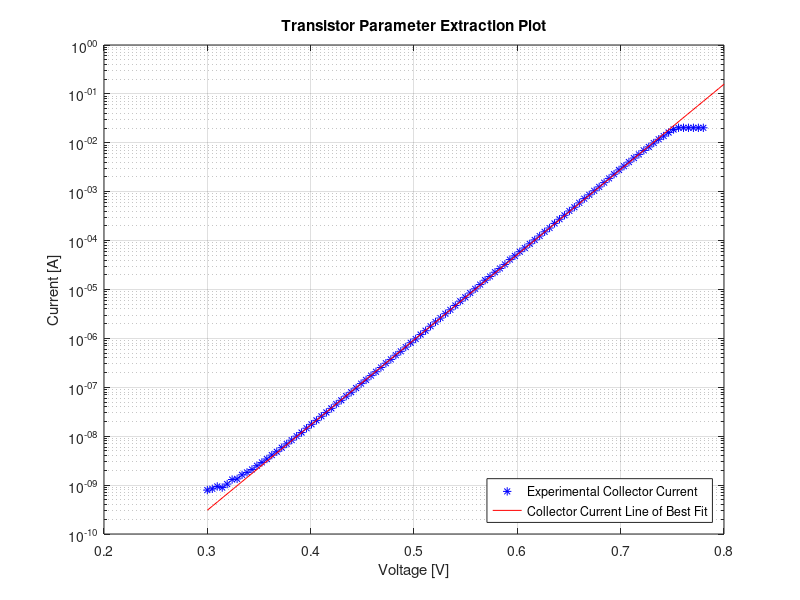
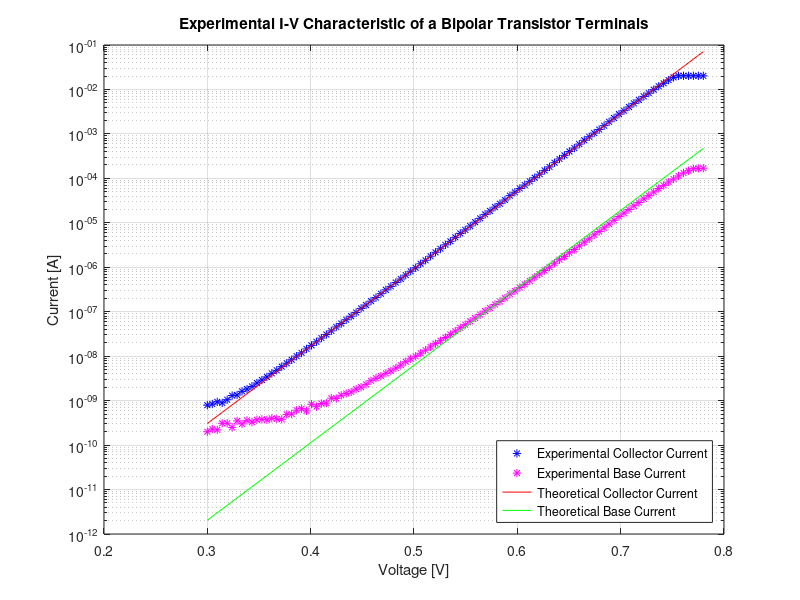
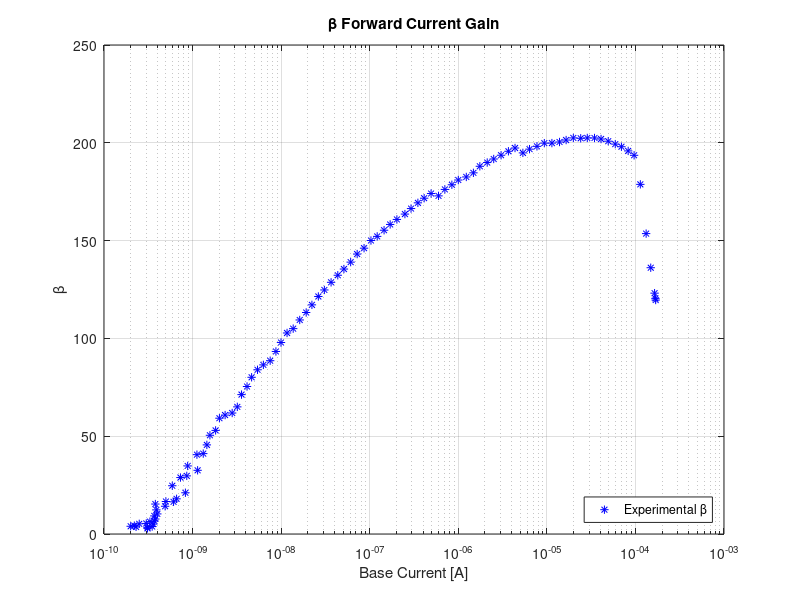
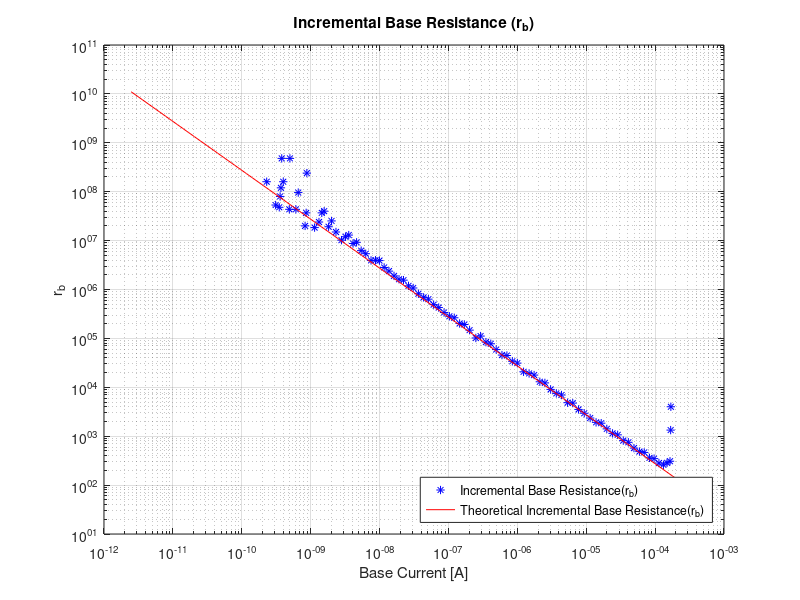

Reproduce these figures in MATLAB, in order.
%% Experiment 1
Experiment_1 = load('Experiment_1_NEW.mat');
Experiment_1.Ib = fliplr(Experiment_1.Ib);
Experiment_1.Ib = Experiment_1.Ib + 1.350e-09;
Experiment_1.Ie = (-1)*fliplr(Experiment_1.Ie);
Experiment_1.Vb = fliplr(Experiment_1.Vb);
Experiment_1.Ic = Experiment_1.Ie - Experiment_1.Ib;

Theoretical_1.Vb = Experiment_1.Vb(22:95);
x = linspace(0.3, 0.8, 100);
fit = polyfit(Theoretical_1.Vb,log(Experiment_1.Ic(22:95)),1);
line = exp(fit(1) * x + fit(2));

%U_T = (0.026);
U_T = 1/(fit(1));
I_s = exp(fit(2));

% Beta is assumed to be 100~.
Theoretical_Beta = 150;
Theoretical_1.Ib = (I_s./Theoretical_Beta)*exp(Experiment_1.Vb/U_T);
Theoretical_1.Ic = I_s*exp((Experiment_1.Vb)/U_T);
Theoretical_1.Ie = Theoretical_1.Ic + Theoretical_1.Ib;
Theoretical_1.rb = diff(Experiment_1.Vb)./diff(Theoretical_1.Ib);
Theoretical_1.gm = diff(Theoretical_1.Ic)./diff(Experiment_1.Vb);

figure
semilogy(Experiment_1.Vb,Experiment_1.Ic,'b*')
hold on
semilogy(x,line,'r-');
title('Transistor Parameter Extraction Plot')
xlabel('Voltage [V]')
ylabel('Current [A]')
legend('Experimental Collector Current','Collector Current Line of Best Fit','Location','Southeast')
grid on
hold off

figure
semilogy(Experiment_1.Vb,Experiment_1.Ic,'b*')
hold on
semilogy(Experiment_1.Vb,Experiment_1.Ib,'m*')
semilogy(Experiment_1.Vb,Theoretical_1.Ic,'r-')
semilogy(Experiment_1.Vb,Theoretical_1.Ib,'g-')
title('Experimental I-V Characteristic of a Bipolar Transistor Terminals')
xlabel('Voltage [V]')
ylabel('Current [A]')
legend('Experimental Collector Current','Experimental Base Current','Theoretical Collector Current','Theoretical Base Current','Location','Southeast')
grid on
hold off

% If we want to plot a range of Currents
% figure
% semilogy(Experiment_1.Vb(16:55),Experiment_1.Ic(16:55),'b*')
% hold on
% semilogy(Experiment_1.Vb(16:55),Experiment_1.Ib(16:55),'r*')
% semilogy(x(16:end),line(16:end),'g-','LineWidth',1.5);
% semilogy(Experiment_1.Vb(16:55),theoretical_Ic(16:55),'g*')
% title('Experimental I-V Characteristic of a Bipolar Transistor Terminals')
% xlabel('Voltage [V]')
% ylabel('Current [A]')
% legend('Experimental Collector Current','Experimental Base Current','Base Current Line of Best Fit','Location','Southeast')
% grid on
% hold off

figure
semilogx(Experiment_1.Ib,Experiment_1.Ic./Experiment_1.Ib,'b*')
hold on
title('\beta Forward Current Gain')
xlabel('Base Current [A]')
ylabel('\beta')
legend('Experimental \beta','Location','Southeast')
grid on
hold off

figure
loglog(Experiment_1.Ib(2:end),diff(Experiment_1.Vb)./diff(Experiment_1.Ib),'b*')
hold on
loglog(Theoretical_1.Ib(2:end),diff(Experiment_1.Vb)./diff(Theoretical_1.Ib),'r-')
title('Incremental Base Resistance (r_{b})')
xlabel('Base Current [A]')
ylabel('r_{b}')
legend('Incremental Base Resistance(r_{b})','Theoretical Incremental Base Resistance(r_{b})','Location','Southeast')
grid on
hold off

figure
loglog(Experiment_1.Ic(2:end),diff(Experiment_1.Ic)./diff(Experiment_1.Vb),'b*')
hold on
loglog(Theoretical_1.Ic(2:end),diff(Theoretical_1.Ic)./diff(Experiment_1.Vb),'r-')
title('Incremental Transconductance Gain (g_{m})')
xlabel('Collector Current [A]')
ylabel('g_{m}')
legend('Experimental Incremental Transconductance Gain (g_{m})','Theoretical Incremental Transconductance Gain (g_{m})','Location','Southeast')
grid on
hold off

%% Experiment 2
% Find U_T and I_s for the didoe

U_T = 0.024923146021446;

Experiment_2_200 = load('Experiment_2-200_NEW.mat');
Experiment_2_200.Ib = fliplr(Experiment_2_200.Ib)+5.4e-9;
Experiment_2_200.Ie = (-1)*fliplr(Experiment_2_200.Ie);
Experiment_2_200.Vb = fliplr(Experiment_2_200.Vb);

x200 = linspace(0.35,0.75,200);
fit200 = polyfit(Experiment_2_200.Vb(8:13),log(Experiment_2_200.Ie(8:13)),1);
line200 = exp(fit200(1)*x200 + fit200(2));
slope200 = fit200(1);
intercept200 = exp(fit200(2));

Experiment_2_2k = load('Experiment_2-2k_NEW.mat');
Experiment_2_2k.Ib = fliplr(Experiment_2_2k.Ib)+4.77e-10;
Experiment_2_2k.Ie = (-1)*fliplr(Experiment_2_2k.Ie);
Experiment_2_2k.Vb = fliplr(Experiment_2_2k.Vb);

x2k = linspace(0.35,0.65,200);
fit2k = polyfit(Experiment_2_2k.Vb(8:13),log(Experiment_2_2k.Ie(8:13)),1);
line2k = exp(fit2k(1)*x2k + fit2k(2));
slope2k = fit2k(1);
intercept2k = exp(fit2k(2));

Experiment_2_20k = load('Experiment_2-20k_NEW.mat');
Experiment_2_20k.Ib = fliplr(Experiment_2_20k.Ib)+1e-8;
Experiment_2_20k.Ie = (-1)*fliplr(Experiment_2_20k.Ie);
Experiment_2_20k.Vb = fliplr(Experiment_2_20k.Vb);

x20k = linspace(0.4,0.65,200);
fit20k = polyfit(Experiment_2_20k.Vb(9:13),log(Experiment_2_20k.Ie(9:13)),1);
line20k = exp(fit20k(1)*x20k + fit20k(2));
slope20k = fit20k(1);
intercept20k = exp(fit20k(2));

Experiment_2_200.Ic = Experiment_2_200.Ie - Experiment_2_200.Ib;
Experiment_2_2k.Ic = Experiment_2_2k.Ie - Experiment_2_2k.Ib;
Experiment_2_20k.Ic = Experiment_2_20k.Ie - Experiment_2_20k.Ib;

figure
semilogy(Experiment_2_200.Vb,Experiment_2_200.Ic,'b*')
hold on
semilogy(Experiment_2_2k.Vb,Experiment_2_2k.Ic,'g*')
semilogy(Experiment_2_20k.Vb,Experiment_2_20k.Ic,'m*')
semilogy(x200,line200,'r-');
semilogy(x2k,line2k,'k-');
semilogy(x20k,line20k,'c-');
title('Emitter-Degenerated Bipolar Collector Current Characteristics')
xlabel('Base Voltage [V]')
ylabel('Collector Current [A]')
legend('Experimental R = 200 \Omega','Experimental R = 2k \Omega','Experimental R = 20k \Omega',...
    'Theoretical R = 200 \Omega','Theoretical R = 2k \Omega','Theoretical R = 20k \Omega','Location','Southeast')
grid on
hold off

x200Ic = linspace(0.6,4.85,200);
fit200Ic = polyfit(Experiment_2_200.Vb(13:98),(Experiment_2_200.Ic(13:98)),1);
line200Ic = (fit200Ic(1)*x200Ic + fit200Ic(2));
slope200Ic = fit200Ic(1);
intercept200Ic = (fit200Ic(2));

figure
plot(Experiment_2_200.Vb,Experiment_2_200.Ic,'b*')
hold on
plot(x200Ic,line200Ic,'r-')
title('Emitter-Degenerated Bipolar Collector Current Characteristics R = 200 \Omega')
xlabel('Base Voltage [V]')
ylabel('Collector Current [A]')
legend('Experimental R = 200 \Omega','Theoretical R = 200 \Omega','Location','Southeast')
grid on
hold off

x2kIc = linspace(0.6,4.85,200);
fit2kIc = polyfit(Experiment_2_2k.Vb(13:98),(Experiment_2_2k.Ic(13:98)),1);
line2kIc = (fit2kIc(1)*x2kIc + fit2kIc(2));
slope2kIc = fit2kIc(1);
intercept2kIc = (fit2kIc(2));

figure
plot(Experiment_2_2k.Vb,Experiment_2_2k.Ic,'b*')
hold on
plot(x2kIc,line2kIc,'r-')
title('Emitter-Degenerated Bipolar Collector Current Characteristics R = 2k \Omega')
xlabel('Base Voltage [V]')
ylabel('Collector Current [A]')
legend('Experimental R = 2k \Omega','Theoretical R = 2k \Omega','Location','Southeast')
grid on
hold off

x20kIc = linspace(0.6,4.85,200);
fit20kIc = polyfit(Experiment_2_20k.Vb(13:98),(Experiment_2_20k.Ic(13:98)),1);
line20kIc = (fit20kIc(1)*x20kIc + fit20kIc(2));
slope20kIc = fit20kIc(1);
intercept20kIc = (fit20kIc(2));

figure
plot(Experiment_2_20k.Vb,Experiment_2_20k.Ic,'b*')
hold on
plot(x20kIc,line20kIc,'r-')
title('Emitter-Degenerated Bipolar Collector Current Characteristics with R = 20k \Omega')
xlabel('Base Voltage [V]')
ylabel('Collector Current [A]')
legend('Experimental R = 20k \Omega','Theoretical R = 20k \Omega','Location','Southeast')
grid on
hold off

x20kIc = linspace(0.6,4.85,200);
fit20kIc = polyfit(Experiment_2_20k.Vb(13:98),(Experiment_2_20k.Ic(13:98)),1);
line20kIc = (fit20kIc(1)*x20kIc + fit20kIc(2));
slope20kIc = fit20kIc(1);
intercept20kIc = (fit20kIc(2));

Theoretical_Beta = 150;
% Rb for each resistor
figure
loglog(Experiment_2_200.Ib,Theoretical_Beta*200*(1 + U_T./(200*Theoretical_Beta*Experiment_2_200.Ib)),'b*')
hold on
title('Incremental Base Resistance(R_{b}) of Degenerated Bipolar Transistor Terminals with R = 200 \Omega')
xlabel('Base Current [A]')
ylabel('R_{b}')
legend('Incremental Base Resistance(R_{b})','Theoretical Incremental Base Resistance(R_{b})','Location','Southeast')
grid on
hold off

figure
loglog(Experiment_2_2k.Ib,Theoretical_Beta*2000*(1 + U_T./(2000*Theoretical_Beta*Experiment_2_2k.Ib)),'b*')
hold on
title('Incremental Base Resistance(R_{b}) of Degenerated Bipolar Transistor Terminals with R = 2 k\Omega')
xlabel('Base Current [A]')
ylabel('R_{b}')
legend('Incremental Base Resistance(R_{b})','Theoretical Incremental Base Resistance(R_{b})','Location','Southeast')
grid on
hold off

figure
loglog(Experiment_2_20k.Ib,Theoretical_Beta*20000*(1 + U_T./(20000*Theoretical_Beta*Experiment_2_20k.Ib)),'b*')
hold on
title('Incremental Base Resistance(R_{b}) of Degenerated Bipolar Transistor Terminals with R = 20 k\Omega')
xlabel('Base Current [A]')
ylabel('R_{b}')
legend('Incremental Base Resistance(R_{b})','Theoretical Incremental Base Resistance(R_{b})','Location','Southeast')
grid on
hold off

% Gm for each resistor
figure
loglog(Experiment_2_200.Ic,(1/200)*(1+((U_T/200)./Experiment_2_200.Ic)),'b*')
hold on
title('Incremental Transconductance Gain (G_{m}) of Degenerated Bipolar Transistor with R = 200 \Omega')
xlabel('Collector Current [A]')
ylabel('G_{m}')
legend('Experimental Incremental Transconductance Gain (G_{m})','Theoretical Incremental Transconductance Gain (G_{m})','Location','Southeast')
grid on
hold off

figure
loglog(Experiment_2_2k.Ic,(1/2000)*(1+((U_T/2000)./Experiment_2_2k.Ic)),'b*')
hold on
title('Incremental Transconductance Gain (G_{m}) of Degenerated Bipolar Transistor with R = 2 k\Omega')
xlabel('Collector Current [A]')
ylabel('G_{m}')
legend('Experimental Incremental Transconductance Gain (G_{m})','Theoretical Incremental Transconductance Gain (G_{m})','Location','Southeast')
grid on
hold off

figure
loglog(Experiment_2_20k.Ic,(1/20000)*(1+((U_T/20000)./Experiment_2_20k.Ic)),'b*')
hold on
title('Incremental Transconductance Gain (G_{m}) of Degenerated Bipolar Transistor with R = 20 k\Omega')
xlabel('Collector Current [A]')
ylabel('G_{m}')
legend('Experimental Incremental Transconductance Gain (G_{m})','Theoretical Incremental Transconductance Gain (G_{m})','Location','Southeast')
grid on
hold off

%% Experiment 3

%--
Experiment_1 = load('Experiment_1_NEW.mat');
Experiment_1.Ib = fliplr(Experiment_1.Ib);
Experiment_1.Ib = Experiment_1.Ib + 1.350e-09;
Experiment_1.Ie = (-1)*fliplr(Experiment_1.Ie);
Experiment_1.Vb = fliplr(Experiment_1.Vb);
Experiment_1.Ic = Experiment_1.Ie - Experiment_1.Ib;
Theoretical_1.Vb = Experiment_1.Vb(16:37);
x = linspace(0.3, 0.8, 100);
fit = polyfit(Theoretical_1.Vb,log(Experiment_1.Ic(16:37)),1);
line = exp(fit(1) * x + fit(2));
U_T = 1/(fit(1));
I_s = exp(fit(2));
%--

Experiment_3 = load('Experiment_3-20k_NEW.mat');
Experiment_3.Ib = fliplr(Experiment_3.Ib);
Experiment_3.Vb = fliplr(Experiment_3.Vb);
Experiment_3.Ve = fliplr(Experiment_3.Ve);

x = linspace(0.5,5,200);
fit2 = polyfit(Experiment_3.Vb(11:end),Experiment_3.Ve(11:end),1);
line2 = fit2(1)*x + fit2(2);
slope2 = fit2(1);
intercept2 = fit2(2);

figure
plot(Experiment_3.Vb(1:2:end),Experiment_3.Ve(1:2:end),'b*')
hold on
plot(x, line2, 'r-');
xlabel('V_{in} [V]')
ylabel('V_{out} [V]')
title('Voltage Transfer Characteristics for Common-Collector Amplifier Circuit')
legend('Experimental V_{in} vs. V_{out}','Theoretical V_{in} vs. V_{out}','Location','Southeast')
%legend('Experimental R_1 = 51 k\Omega','Experimental R_1 = 60 k\Omega','Experimental R_1 = 71 k\Omega','Location','Northwest')
grid on
hold off



%% Experiment 4

%--
Experiment_1 = load('Experiment_1_NEW.mat');
Experiment_1.Ib = fliplr(Experiment_1.Ib);
Experiment_1.Ib = Experiment_1.Ib + 1.350e-09;
Experiment_1.Ie = (-1)*fliplr(Experiment_1.Ie);
Experiment_1.Vb = fliplr(Experiment_1.Vb);
Experiment_1.Ic = Experiment_1.Ie - Experiment_1.Ib;
Theoretical_1.Vb = Experiment_1.Vb(16:37);
x = linspace(0.3, 0.8, 100);
fit = polyfit(Theoretical_1.Vb,log(Experiment_1.Ic(16:37)),1);
line = exp(fit(1) * x + fit(2));
U_T = 1/(fit(1));
I_s = exp(fit(2));
%--

Experiment_4_51k = load('Experiment_4-51k.mat');
Experiment_4_51k.Ib = fliplr(Experiment_4_51k.Ib);
Experiment_4_51k.Vb = fliplr(Experiment_4_51k.Vb);
Experiment_4_51k.Vout = fliplr(Experiment_4_51k.Vout);

x51 = linspace(0.5,3.6,200);
fit51 = polyfit(Experiment_4_51k.Vb(10:70),Experiment_4_51k.Vout(10:70),1);
line51 = fit51(1)*x51 + fit51(2);
slope51 = fit51(1);
intercept51 = fit51(2);

x512 = linspace(3.5,5,200);
fit512 = polyfit(Experiment_4_51k.Vb(70:end),Experiment_4_51k.Vout(70:end),1);
line512 = fit512(1)*x512 + fit512(2); 
slope512 = fit512(1);
intercept512 = fit512(2);

Experiment_4_60k = load('Experiment_4-60k.mat');
Experiment_4_60k.Ib = fliplr(Experiment_4_60k.Ib);
Experiment_4_60k.Vb = fliplr(Experiment_4_60k.Vb);
Experiment_4_60k.Vout = fliplr(Experiment_4_60k.Vout);

x60 = linspace(0.5,3.3,200);
fit60 = polyfit(Experiment_4_60k.Vb(10:70),Experiment_4_60k.Vout(10:70),1);
line60 = fit60(1)*x60 + fit60(2);
slope60= fit60(1);
intercept60 = fit60(2);

x602 = linspace(3.3,5,200);
fit602 = polyfit(Experiment_4_60k.Vb(70:end),Experiment_4_60k.Vout(70:end),1);
line602 = fit602(1)*x602 + fit602(2); 
slope602 = fit602(1);
intercept602 = fit602(2);

Experiment_4_71k = load('Experiment_4-71k.mat');
Experiment_4_71k.Ib = fliplr(Experiment_4_71k.Ib);
Experiment_4_71k.Vb = fliplr(Experiment_4_71k.Vb);
Experiment_4_71k.Vout = fliplr(Experiment_4_71k.Vout);

x71 = linspace(0.5,3.1,200);
fit71 = polyfit(Experiment_4_71k.Vb(10:60),Experiment_4_71k.Vout(10:60),1);
line71 = fit71(1)*x71 + fit71(2);
slope71= fit71(1);
intercept71 = fit71(2);

x712 = linspace(3.1,5,200);
fit712 = polyfit(Experiment_4_71k.Vb(60:end),Experiment_4_71k.Vout(60:end),1);
line712 = fit712(1)*x712 + fit712(2); 
slope712 = fit712(1);
intercept712 = fit712(2);

figure
plot(Experiment_4_51k.Vb,Experiment_4_51k.Vout,'b*')
hold on
plot(x51, line51, 'r-');
plot(x512, line512, 'r-');
plot(Experiment_4_60k.Vb,Experiment_4_60k.Vout,'g*')
plot(x60, line60, 'k-');
plot(x602, line602, 'k-');
plot(Experiment_4_71k.Vb,Experiment_4_71k.Vout,'m*')
plot(x71, line71, 'c-');
plot(x712, line712, 'c-');
plot(Experiment_3.Vb(1:2:end),Experiment_3.Ve(1:2:end),'y*')
xlabel('V_{in} [V]')
ylabel('V_{out} [V]')
title('Voltage Transfer Characteristics for Inverter Circuit')
legend('Experimental R_1 = 51 k\Omega','Theoretical Line of Best Fit for Mode 1 operation (R_1 = 51 k\Omega)'...
    ,'Theoretical Line of Best Fit for Mode 2 operation (R_1 = 51 k\Omega)','Experimental R_1 = 60 k\Omega',...
    'Theoretical Line of Best Fit for Mode 1 operation (R_1 = 60 k\Omega)',...
    'Theoretical Line of Best Fit for Mode 2 operation (R_1 = 60 k\Omega)','Experimental R_1 = 71 k\Omega',...
    'Theoretical Line of Best Fit for Mode 1 operation (R_1 = 71 k\Omega)',...
    'Theoretical Line of Best Fit for Mode 2 operation (R_1 = 71 k\Omega)',...
    'Emitter-Follower VTC from Experiment 3','Location','Southoutside','NumColumns',2)
grid on
hold off
